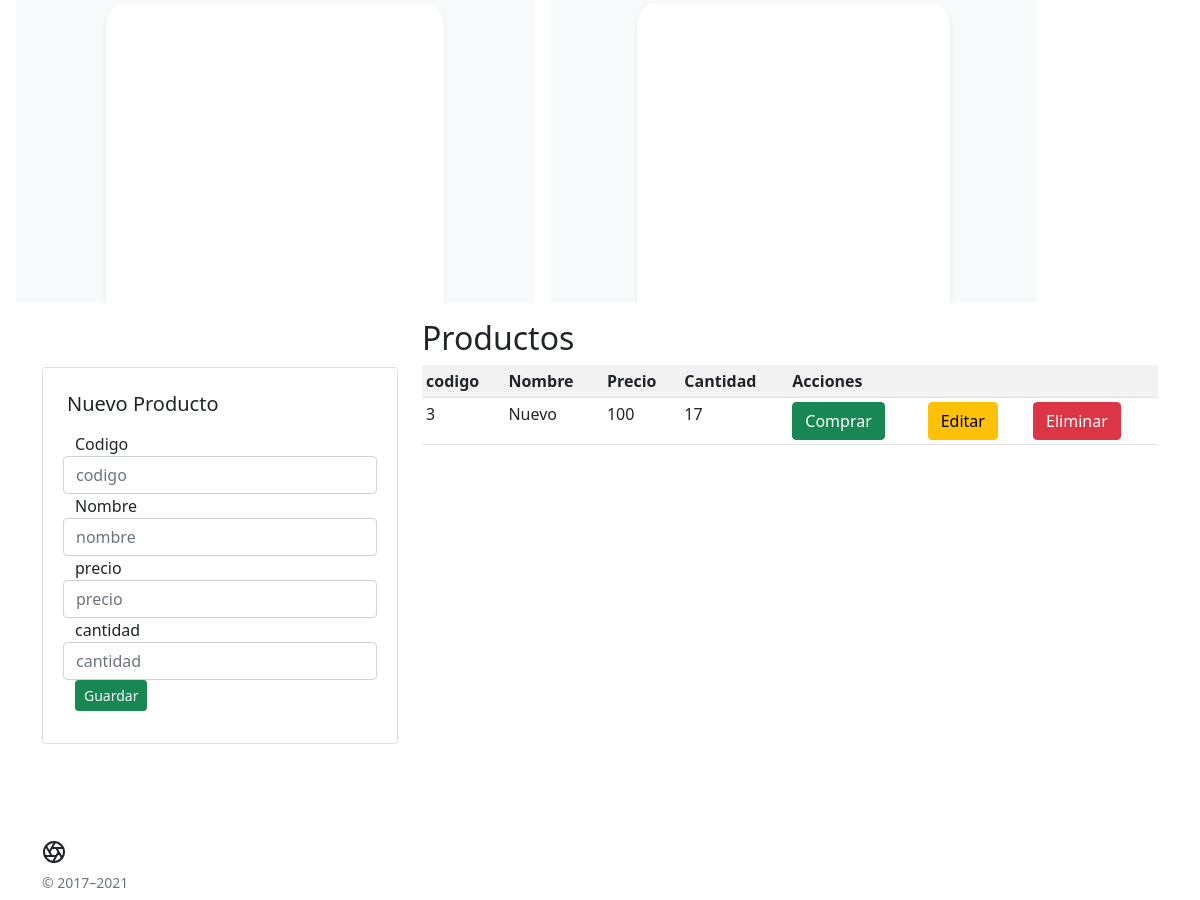
Before: / (middle part) with the older database file.
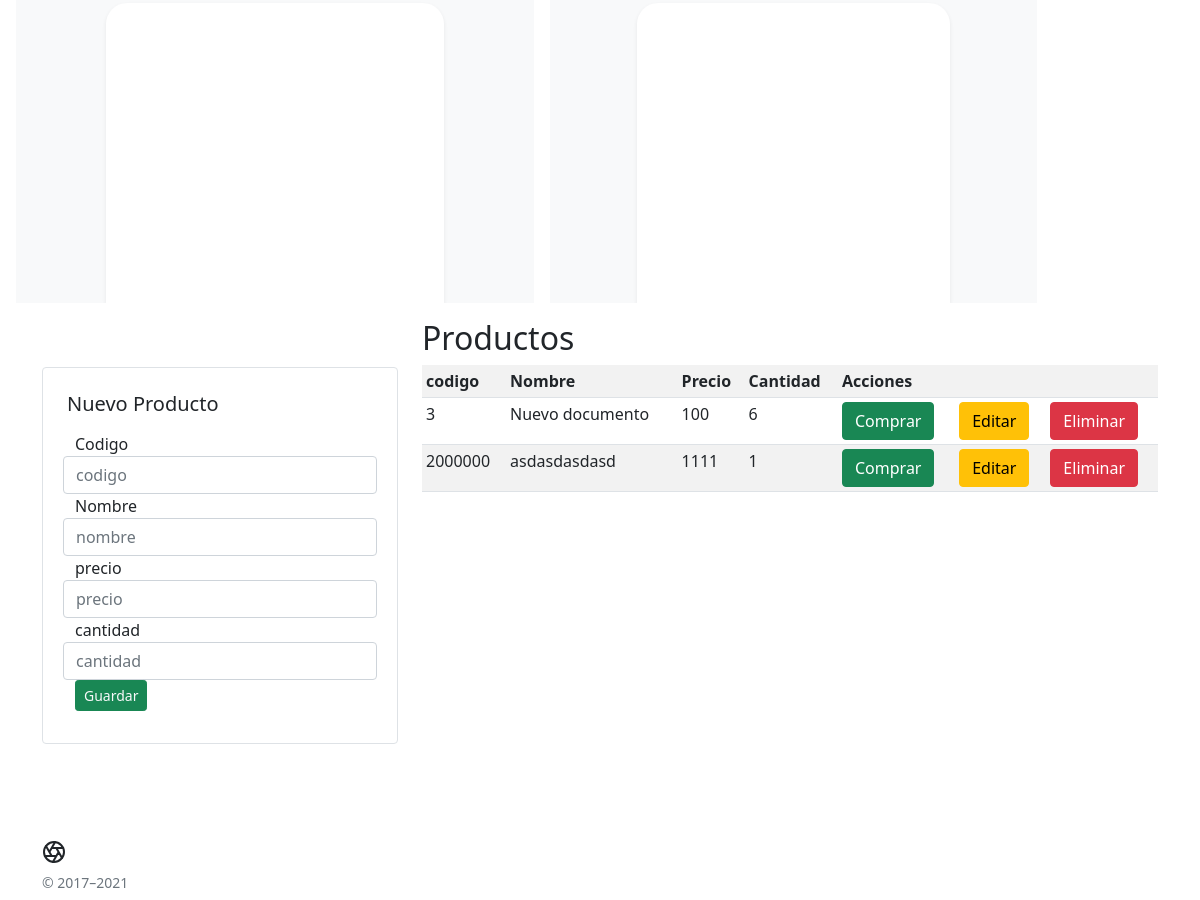
After: the same page with the newer database file.
### producto/models.py (models this page shows, shortened)
class Producto(models.Model):
    codigo = models.CharField(primary_key= True,max_length =6)
    nombre = models.CharField(max_length =50)
    precio = models.PositiveIntegerField()
    cantidad = models.PositiveIntegerField()

### producto/views.py (the view, shortened to what this page needs)
# urls.py: path('',views.portada),
def portada(request):
    prod = Producto.objects.filter(cantidad__gte = 1)
    return render(request,'portada.html',{'productos':prod})

### producto/templates/portada.html
{% extends 'base.html' %}
{% block body%}
<div class="row">
    <div class="col col-lg-4 py-5">
        <div class=" border rounded p-4">
            <h5 class="">Nuevo Producto</h5>
            <div class="p-1">
                <form class="p-1" action="/" method="post">{% csrf_token %}
                    <div class="form-group row">
                        <label for="codigo">Codigo</label>
                        <input type="number" class="form-control" name="codigo" placeholder="codigo" />
                    </div>
                    <div class="form-group row">
                        <label for="nombre">Nombre</label>
                        <input type="text" class="form-control" name="nombre" placeholder="nombre" />
                    </div>
                    <div class="form-group row">
                        <label for="precio">precio</label>
                        <input type="number" class="form-control" name="precio" placeholder="precio" />
                    </div>
                    <div class="form-group row">
                        <label for="cantidad">cantidad</label>
                        <input type="number" class="form-control" name="cantidad" placeholder="cantidad" />
                    </div>
                    <input type="submit" class="btn btn-success btn-sm text-light" value="Guardar" />
                </form>
            </div>
        </div>
    </div>
    <div class="col-lg-8">
        <h2>Productos</h2>
        <div class="table-responsive">
            <table class="table table-striped table-sm">
                <tr>
                    <th>codigo</th>
                    <th>Nombre</th>
                    <th>Precio</th>
                    <th>Cantidad</th>
                    <th colspan="3">Acciones</th>
                </tr>
                {% for p in productos %}
                <tr>
                    <td>{{p.codigo}}</td>
                    <td>{{p.nombre}}</td>
                    <td>{{p.precio}}</td>
                    <td>{{p.cantidad}}</td>
                    <td><a href="comprar/{{p.codigo}}" class="btn btn-success">Comprar</a></td>
                    <td><a href="editar/{{p.codigo}}" class="btn btn-warning">Editar</a></td>
                    <td><a href="eliminar/{{p.codigo}}" class="btn btn-danger">Eliminar</a></td>
                </tr>
                {% endfor %}
            </table>
        </div>
    </div>
</div>
{% endblock %}

Changed rows visible on the page:
changed Producto id 3: nombre "Nuevo" → "Nuevo documento"; cantidad "17" → "6"
added Producto: codigo "2000000", nombre "asdasdasdasd", precio "1111", cantidad "1"
